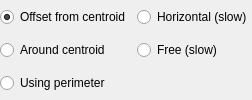
                           <widget class="QWidget" name="pagePolygon">
                            <layout class="QGridLayout" name="gridLayout_18">
                             <property name="leftMargin">
                              <number>0</number>
                             </property>
                             <property name="topMargin">
                              <number>0</number>
                             </property>
                             <property name="rightMargin">
                              <number>0</number>
                             </property>
                             <property name="bottomMargin">
                              <number>0</number>
                             </property>
                             <item row="0" column="0">
                              <widget class="QRadioButton" name="radOverCentroid">
                               <property name="sizePolicy">
                                <sizepolicy hsizetype="Maximum" vsizetype="Fixed">
                                 <horstretch>0</horstretch>
                                 <verstretch>0</verstretch>
                                </sizepolicy>
                               </property>
                               <property name="text">
                                <string>Offset from centroid</string>
                               </property>
                               <property name="checked">
                                <bool>true</bool>
                               </property>
                              </widget>
                             </item>
                             <item row="1" column="0">
                              <widget class="QRadioButton" name="radAroundCentroid">
                               <property name="sizePolicy">
                                <sizepolicy hsizetype="Maximum" vsizetype="Fixed">
                                 <horstretch>0</horstretch>
                                 <verstretch>0</verstretch>
                                </sizepolicy>
                               </property>
                               <property name="text">
                                <string>Around centroid</string>
                               </property>
                              </widget>
                             </item>
                             <item row="0" column="1">
                              <widget class="QRadioButton" name="radPolygonHorizontal">
                               <property name="text">
                                <string>Horizontal (slow)</string>
                               </property>
                              </widget>
                             </item>
                             <item row="1" column="1">
                              <widget class="QRadioButton" name="radPolygonFree">
                               <property name="text">
                                <string>Free (slow)</string>
                               </property>
                              </widget>
                             </item>
                             <item row="2" column="0" colspan="2">
                              <widget class="QRadioButton" name="radPolygonPerimeter">
                               <property name="sizePolicy">
                                <sizepolicy hsizetype="MinimumExpanding" vsizetype="Fixed">
                                 <horstretch>0</horstretch>
                                 <verstretch>0</verstretch>
                                </sizepolicy>
                               </property>
                               <property name="text">
                                <string>Using perimeter</string>
                               </property>
                              </widget>
                             </item>
                            </layout>
                           </widget>
